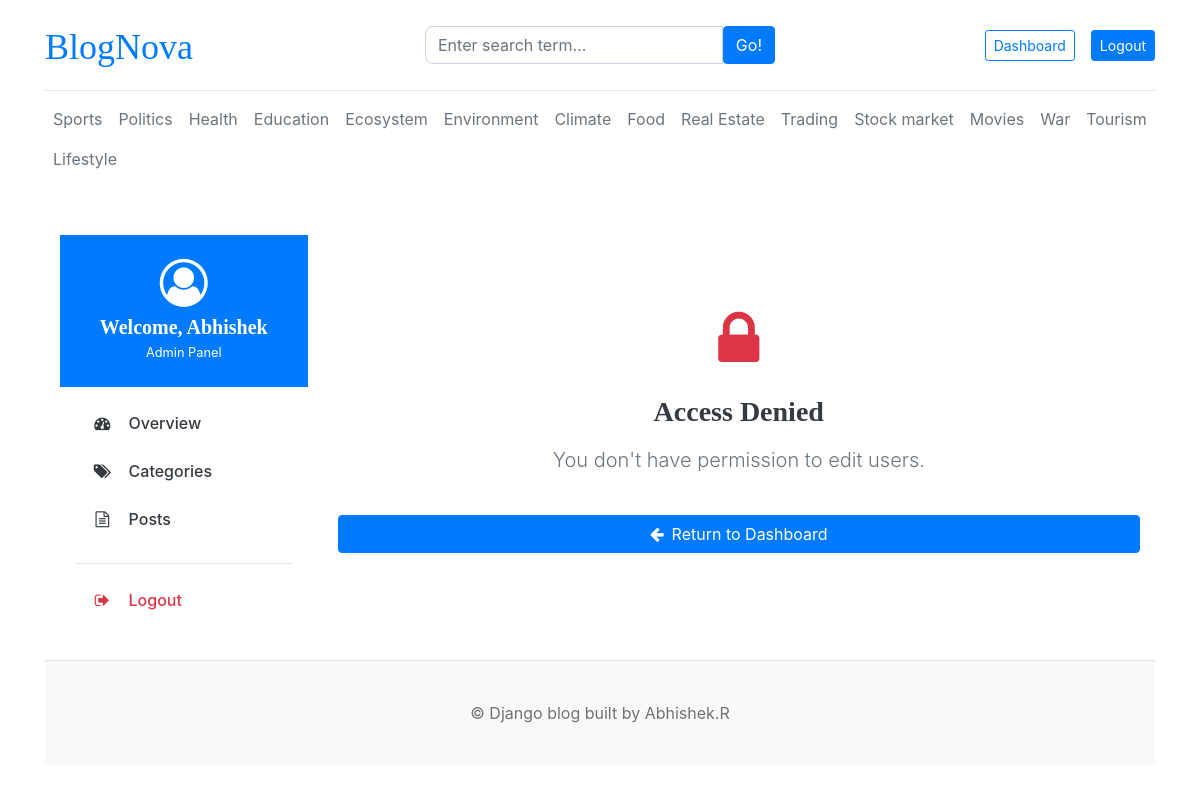
The app's page /dashboard/users/edit_user/1/ with its own data.
### blogs/models.py (models this page shows, shortened)
class Category(models.Model):
    category_name = models.CharField(max_length=50,unique=True)
    created_at = models.DateTimeField(auto_now_add=True)
    updated_at = models.DateTimeField(auto_now=True)
    class Meta:
        verbose_name_plural = "categories"

### dashboards/views.py (the view)
# urls.py: path('users/edit_user/<int:pk>/',views.edit_user,name='edit_user'),
def edit_user(request,pk):
    user = get_object_or_404(User,pk=pk)
    if request.method == 'POST':
        form = EditUserForm(request.POST,instance=user)
        if form.is_valid():
            form.save()
            return redirect('users')
    form = EditUserForm(instance=user)
    context = {
        'form' : form,
        'user' : user,
    }
    return render(request,'dashboard/edit_user.html',context)

### dashboards/forms.py
class EditUserForm(forms.ModelForm):
    class Meta:
        model = User
        fields = ('username','email','first_name','last_name','is_active','is_staff','is_superuser','groups','user_permissions')

### blogs/context_processors.py (called while the page is built)
def get_categories(request):
    categories = Category.objects.all()
    return dict(categories = categories)

### blog_main/templates/dashboard/edit_user.html (shortened to what this page needs)
{% extends 'base.html' %}
{% block content %}
{%load crispy_forms_tags%}
<div class="container-fluid py-4" style="max-width: 1200px;">
    <div class="row">
        {% include 'dashboard/sidebar.html' %}
        <div class="col-md-9" data-aos="fade-left" data-aos-delay="100">
            {% if perms.auth.view_user %}
            <div class="d-flex justify-content-between align-items-center mb-4">
                <h3 class="font-weight-bold mb-0 text-dark">Edit User Profile</h3>
                <a href="{% url 'users' %}" class="btn btn-outline-secondary shadow-sm rounded-pill px-4"><i class="fa fa-arrow-left mr-2"></i>Back to Users</a>
            </div>
            <div class="card glass-card border-0 animate__animated animate__fadeInUp bg-white shadow-sm" style="max-width: 700px;">
                <div class="card-body p-4 p-md-5">
                    <div class="text-center mb-5">
                        <i class="fa fa-user-circle fa-3x mb-3" style="color: var(--primary);"></i>
                        <h4 class="font-weight-bold">Update User Account</h4>
                        <p class="text-muted">Make changes to the user's role, information, or status.</p>
                    </div>
                    <form action="{% url 'edit_user' pk=user.id %}" method="POST">
                        {% csrf_token %}
                        <div class="mb-4">
                            {{ form|crispy }}
                        </div>
                        <div class="d-flex gap-3 justify-content-end mt-5 pt-4 border-top">
                            <a href="{% url 'users' %}" class="btn btn-light px-4">Cancel</a>
                            <button type="submit" class="btn btn-primary px-5 shadow-sm ml-2"><i class="fa fa-save mr-2"></i>Save Changes</button>
                        </div>
                    </form>
                </div>
            </div>
            {% else %}
            <div class="card glass-card border-0 text-center py-5 mt-4">
                <i class="fa fa-lock fa-4x text-danger mb-4 mx-auto d-block"></i>
                <h3 class="font-weight-bold text-dark mb-3">Access Denied</h3>
                <p class="text-muted lead pb-4">You don't have permission to edit users.</p>
                <a href="{% url 'dashboard' %}" class="btn btn-primary px-4"><i class="fa fa-arrow-left mr-2"></i>Return to Dashboard</a>
            </div>
            {% endif %}
        </div>
    </div>
</div>
{% endblock %}

### blog_main/templates/base.html (shortened to what this page needs)
{% load static %}
<!DOCTYPE html>
<html lang="en">
<head>
    <link rel="stylesheet" href="https://cdnjs.cloudflare.com/ajax/libs/animate.css/4.1.1/animate.min.css"/>
    <link href="https://unpkg.com/aos@2.3.1/dist/aos.css" rel="stylesheet">
    <link href="https://getbootstrap.com/docs/4.0/dist/css/bootstrap.min.css" rel="stylesheet">
    <link rel="stylesheet" href="https://cdnjs.cloudflare.com/ajax/libs/font-awesome/4.7.0/css/font-awesome.min.css">
    <link href="{% static 'css/blog.css' %}" rel="stylesheet">
  </head>
<body>
    <div class="container">
      <header class="blog-header py-3 animate__animated animate__fadeInDown">
        <div class="row flex-nowrap justify-content-between align-items-center">
          <div class="col-4 pt-1">
            <a class="blog-header-logo" href="/">BlogNova</a>
          </div>
          <div class="col-4">
            <form action="{% url 'search' %}" method="get">
              <div class="input-group">
                        <input class="form-control" type="text" name="keyword" value="{{keyword}}" placeholder="Enter search term..." aria-label="Enter search term..." aria-describedby="button-search" />
                        <button type="submit" class="btn btn-primary" id="button-search" type="button">Go!</button>
              </div>
            </form>
          </div>
          <div class="col-4 d-flex justify-content-end align-items-center">
            {% if not user.is_authenticated %}
            <a class="btn btn-sm btn-primary" href="{% url 'login' %}">Login</a> &nbsp;
            <a class="btn btn-sm btn-outline-secondary" href="{% url 'register' %}">Register</a>
            {% else %}
            <span><a href="{% url 'dashboard' %}" class="btn btn-sm btn-outline-primary">Dashboard</a></span>
            <a class="btn btn-sm btn-primary" href="{% url 'logout' %}">Logout</a>
            {% endif %}
          </div>
        </div>
      </header>
      <div class="nav-scroller py-2 mb-4 animate__animated animate__fadeInDown animate__delay-1s">
        <nav class="nav d-flex justify-content-between">
          {%for cat in categories%}
          <a class="p-2 text-muted nav-link" href="{% url 'posts_by_category' cat.id %}">{{cat.category_name}}</a>
          {%endfor%}
        </nav>
      </div>
{%block content%}
{%endblock%}
      <footer class="blog-footer" data-aos="fade-up">
        <p>&copy; Django blog built by Abhishek.R</p>
      </footer>
    </div>
</body>
</html>

### blog_main/templates/dashboard/sidebar.html (shortened to what this page needs)
<div class="col-md-3 mb-4 mb-md-0" data-aos="fade-right">
    <div class="glass-card overflow-hidden">
        <div class="bg-primary text-white p-4 text-center">
            <i class="fa fa-user-circle-o fa-3x mb-2"></i>
            <h5 class="mb-0 font-weight-bold">Welcome, {{user.username}}</h5>
            <small class="text-white-50">Admin Panel</small>
        </div>
        <div class="nav flex-column nav-pills p-3" aria-orientation="vertical">
            <a href="{% url 'dashboard' %}" class="nav-link mb-2 d-flex align-items-center {%if '/dashboard/' == request.path%}active bg-primary text-white shadow-sm{%else%}text-dark hover-primary{% endif %}" style="border-radius: 8px; font-weight: 500; transition: all 0.2s;">
                <i class="fa fa-tachometer mr-3 fa-fw"></i> Overview
            </a>
            <a href="{% url 'categories' %}" class="nav-link mb-2 d-flex align-items-center {%if '/categories/' in request.path%}active bg-primary text-white shadow-sm{% else %}text-dark hover-primary{% endif %}" style="border-radius: 8px; font-weight: 500; transition: all 0.2s;">
                <i class="fa fa-tags mr-3 fa-fw"></i> Categories
            </a>
            <a href="{% url 'posts' %}" class="nav-link mb-2 d-flex align-items-center {%if '/posts/' in request.path%}active bg-primary text-white shadow-sm{% else %}text-dark hover-primary{% endif %}" style="border-radius: 8px; font-weight: 500; transition: all 0.2s;">
                <i class="fa fa-file-text-o mr-3 fa-fw"></i> Posts
            </a>
            <hr class="my-3 w-100">
            <a href="{% url 'logout' %}" class="nav-link text-danger d-flex align-items-center mt-auto" style="border-radius: 8px; font-weight: 500; transition: all 0.2s;">
                <i class="fa fa-sign-out mr-3 fa-fw"></i> Logout
            </a>
        </div>
    </div>
</div>

### blog_main/static/css/blog.css (style rules this page uses)
.blog-header { border-bottom: 1px solid #e5e5e5; }
.blog-header-logo { font-family: "Playfair Display", Georgia, "Times New Roman", serif; font-size: 2.25rem; }
h1, h2, h3, h4, h5, h6 { font-family: "Playfair Display", Georgia, "Times New Roman", serif; }
.blog-footer { padding: 2.5rem 0; color: #727272; text-align: center; background-color: #f9f9f9; border-top: .05rem solid #e5e5e5; }
.blog-footer p:last-child { margin-bottom: 0; }

### blog_main/templates/dashboard/edit_user.html (style rules this page uses)
.form-control { border-radius: 8px; border-color: #cbd5e1; }

### records on screen
Category: category_name "Sports"
Category: category_name "Politics"
Category: category_name "Health"
Category: category_name "Education"
Category: category_name "Ecosystem"
Category: category_name "Environment"
Category: category_name "Climate"
Category: category_name "Food"
Category: category_name "Real Estate"
Category: category_name "Trading"
Category: category_name "Stock market"
Category: category_name "Movies"
Category: category_name "War"
Category: category_name "Tourism"
Category: category_name "Lifestyle"

### other values on screen
{{ user.username }} "Abhishek"
